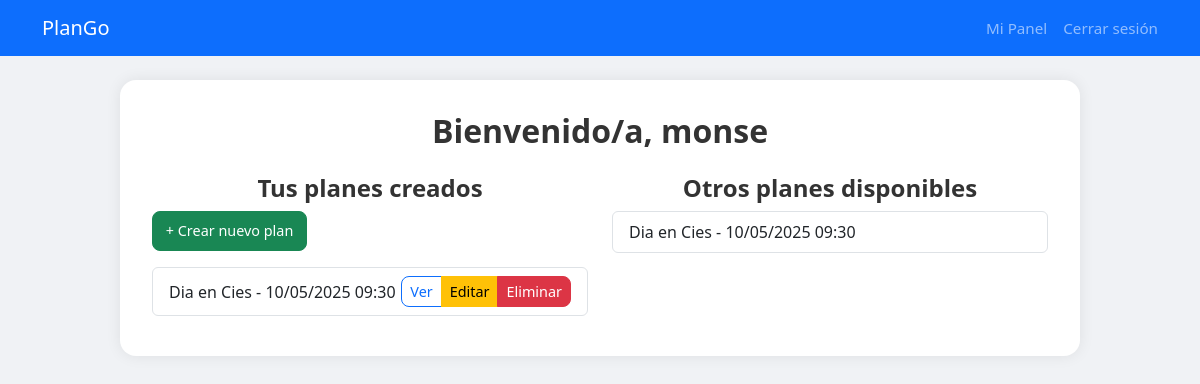
/panel/ (signed in), run on an earlier commit of the app's database.
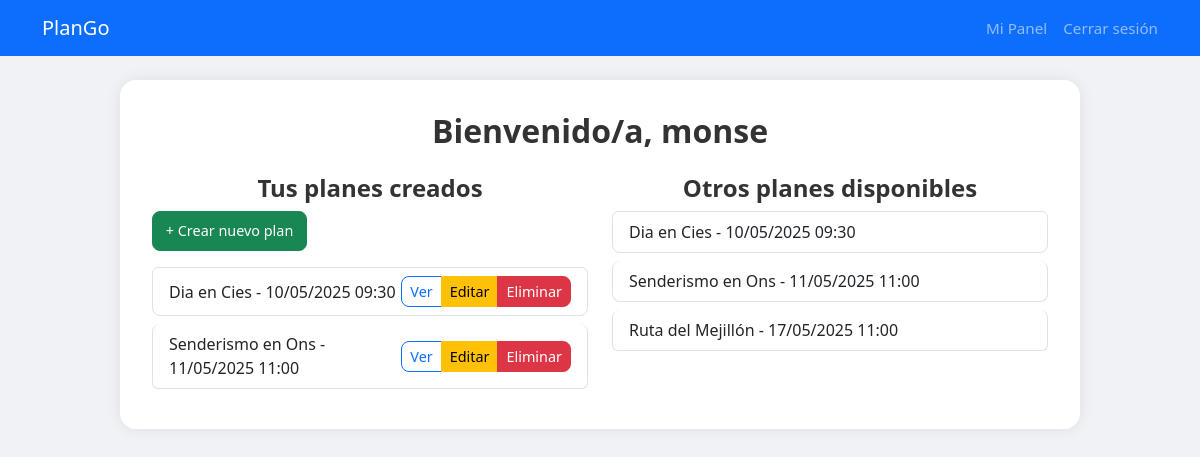
And on a later commit of the database.
### planes/models.py (models this page shows, shortened)
class Plan(models.Model):
    titulo = models.CharField(max_length=100)
    descripcion = models.TextField()
    fecha = models.DateTimeField()
    lugar = models.CharField(max_length=100)
    plazas_disponibles = models.IntegerField(default=1)
    creador = models.ForeignKey(User, on_delete=models.CASCADE, related_name='planes_creados')
    participantes = models.ManyToManyField(User, related_name='planes_unidos', blank=True)
    imagen = models.ImageField(upload_to='planes_img/', blank=True, null=True)  # 👈 NUEVO

### planes/views.py (the view)
# urls.py: path('panel/', views.panel_usuario, name='panel_usuario'),
@login_required
def panel_usuario(request):
    planes_creados = request.user.planes_creados.all()
    planes_disponibles = Plan.objects.exclude(participantes=request.user)
    return render(request, 'panel.html', {
        'planes_creados': planes_creados,
        'planes_disponibles': planes_disponibles,
    })

### templates/panel.html (shortened to what this page needs)
<!DOCTYPE html>
<html lang="es">
<head>
    <link href="https://cdn.jsdelivr.net/npm/bootstrap@5.3.3/dist/css/bootstrap.min.css" rel="stylesheet">
</head>
<body>
<nav class="navbar navbar-expand-lg navbar-dark bg-primary mb-4">
    <div class="container">
        <a class="navbar-brand" href="/">PlanGo</a>
        <div class="collapse navbar-collapse justify-content-end align-items-center">
            <ul class="navbar-nav align-items-center">
                {% if user.is_authenticated %}
                    <li class="nav-item">
                        <a class="nav-link" href="{% url 'panel_usuario' %}">Mi Panel</a>
                    </li>
                    <li class="nav-item">
                        <form method="post" action="{% url 'logout' %}" class="d-flex align-items-center ms-2">
                            <button type="submit" class="btn btn-link nav-link p-0" style="border: none;">Cerrar sesión</button>
                        </form>
                    </li>
                {% endif %}
            </ul>
        </div>
    </div>
</nav>
<div class="panel-container">
    <h2 class="mb-4">Bienvenido/a, {{ user.username }}</h2>
    <div class="row">
        <div class="col-md-6">
            <h4>Tus planes creados</h4>
            <a href="{% url 'crear_plan' %}" class="btn btn-success btn-sm mb-3">+ Crear nuevo plan</a>
            <ul class="list-group">
                {% for plan in planes_creados %}
                    <li class="list-group-item d-flex justify-content-between align-items-center">
                        <span>{{ plan.titulo }} - {{ plan.fecha|date:"d/m/Y H:i" }}</span>
                        <div class="btn-group">
                            <a href="{% url 'ver_plan' plan.id %}" class="btn btn-outline-primary btn-sm">Ver</a>
                            <a href="{% url 'editar_plan' plan.id %}" class="btn btn-warning btn-sm">Editar</a>
                            <a href="{% url 'eliminar_plan' plan.id %}" class="btn btn-danger btn-sm">Eliminar</a>
                        </div>
                    </li>
                {% empty %}
                    <li class="list-group-item">No has creado planes aún.</li>
                {% endfor %}
            </ul>
        </div>
        <div class="col-md-6">
            <h4>Otros planes disponibles</h4>
            <ul class="list-group">
                {% for plan in planes_disponibles %}
                    <li class="list-group-item d-flex justify-content-between align-items-center">
                        <span>{{ plan.titulo }} - {{ plan.fecha|date:"d/m/Y H:i" }}</span>
                    </li>
                {% empty %}
                    <li class="list-group-item">No hay otros planes por ahora.</li>
                {% endfor %}
            </ul>
        </div>
    </div>
</div>
</body>
</html>

### templates/panel.html (style rules this page uses)
body { background-color: #f0f2f5; }
.panel-container { background-color: #ffffff; border-radius: 1rem; padding: 2rem; box-shadow: 0 0 15px rgba(0, 0, 0, 0.08); max-width: 960px; margin: auto; }
h2, h4 { text-align: center; font-weight: 600; color: #333; }
.list-group-item { border-radius: 0.5rem; margin-bottom: 0.5rem; }
.btn-outline-primary, .btn-success, .btn-warning, .btn-danger { border-radius: 0.5rem; font-size: 0.9rem; }
.btn-success { padding: 0.5rem 0.8rem; }
.navbar .nav-link { font-size: 0.95rem; }

What changed in the data, as far as the page shows it:
added Plan: titulo "Senderismo en Ons", fecha "11/05/2025 11:00"
added Plan: titulo "Ruta del Mejillón", fecha "17/05/2025 11:00", shown under "Otros planes disponibles"
